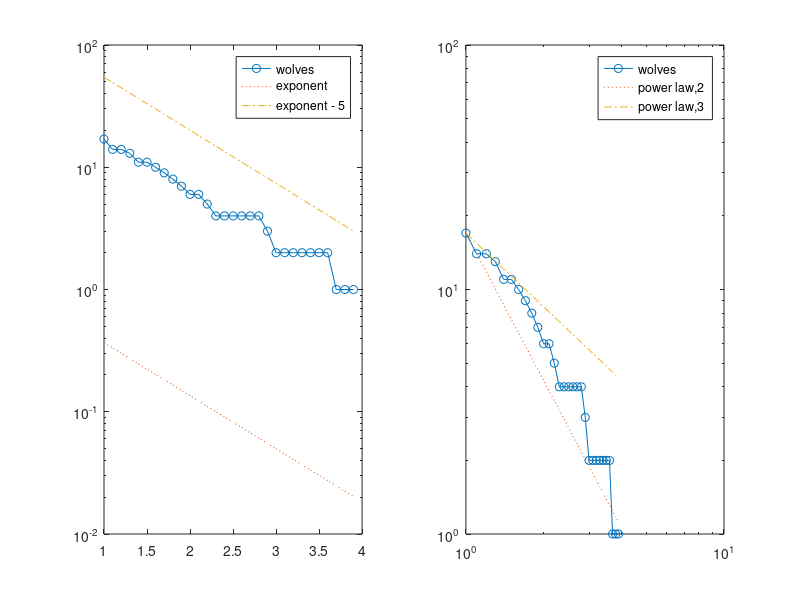

Write MATLAB code to recreate this figure. (Note: this script raises an error after producing the figure.)
%% VALIDATING THE MONKEYS DATASET (Dominance-based Attachment Model)
%
% 
% <<monkeys.jpg>>
% 
% The monkeys were assigned to "troops". The "co-observations" 
% of collections of individuals are reported. 
%
% Source: <http://moreno.ss.uci.edu/data.html#howler>

%% Importing Data
clear all
load monkeys_data.mat

%% Preprocessing 
% Preprocessing the data to make it lower triangular and normalized.
n = size(data,1);
data_tril = tril(data,-1);

%% 
% Whenever an agent doesn't have any decendent, we give it a self loop.
for i = 1 : n
    if sum(data_tril(i,:)) == 0
        data_tril(i,i) = 1;
    end
end
data_normalized = data_tril ./ (sum(data_tril,2) * ones(1,n)) ;


%% 
% Extracting the network hierarchy
H = data_normalized > 0;
W_tril = tril(data_normalized,-1);
W = W_tril + W_tril';
for i = 1 : n
    if sum(W_tril(i,:)) == 0
        W(i,i) = 1;
    end
end

%% Degree Distribution
% Here we compare the degree distribution with exponential and power law
% distributions.

ccdf_x = 1:.1:max(sum(W,2));  % the partitions of the x-axis
df_hist = hist(sum(W,2),ccdf_x);
ccdf_hist = cumsum(df_hist(end:-1:1));
ccdf_hist = ccdf_hist(end:-1:1);  % computing the cummulative degree distribution
subplot(121)
semilogy(ccdf_x, ccdf_hist,'-o')
hold on
semilogy(ccdf_x, exp(-ccdf_x),':')  % approximation of power law
semilogy(ccdf_x, exp(5-ccdf_x),'-.')  % approximation of power law
legend('wolves','exponent','exponent - 5')


subplot(122)
loglog(ccdf_x, ccdf_hist,'-o')
hold on
loglog(ccdf_x, n * ccdf_x.^(-2),':')  % approximation of power law
loglog(ccdf_x, n * ccdf_x.^(-1),'-.')  % approximation of power law
legend('wolves','power law,2','power law,3')



%% Strength Distribution Predictions
% Using the hierarchy network, we generate the PA model and compare the
% predicted strength distributions and real distribution.
Wg = genericModel(H,'DA');

ccdf_x_g = 1:.1:max(sum(Wg,2));  % the partitions of the x-axis
df_hist_g = hist(sum(Wg,2),ccdf_x_g);
ccdf_hist_g = cumsum(df_hist_g(end:-1:1));
ccdf_hist_g = ccdf_hist_g(end:-1:1);  % computing the cummulative degree distribution


figure
plot(ccdf_x,ccdf_hist,'o')
hold on
plot(ccdf_x_g,ccdf_hist_g,'*')
legend('Real-World Data','PA predictions')

%% Edge Comparison
% In the previous section we showed the predictions of strength
% distributions. In this section, we compare the single weights with each
% other.

edges = tril(W,-1);
edgesG = tril(Wg,-1);


figure
plot(edges(:),edgesG(:),'o'); lsline
xlabel('real edge weights')
ylabel('predicted edge weights')
